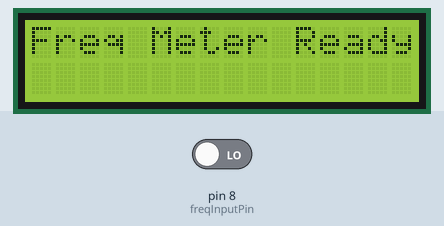
This sketch was run on a simulated Arduino Uno, built with avr-gcc and run on an emulated ATmega328P. On the bench: 16×2 character LCD. Inputs (shaded band) come from the test bench; at power-on: pin 8 (freqInputPin) LOW.

Above: at 0.1 s.
At 3.1 s:
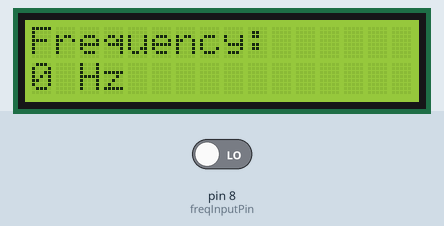

The sketch:

Frequency_meter_I2C.ino
```cpp
#include <Wire.h>                // Library for I2C communication
#include <LiquidCrystal_I2C.h>   // Library for I2C LCD

// Create LCD object
// Parameters: (I2C Address, Columns, Rows)
// Common addresses: 0x27 or 0x3F
LiquidCrystal_I2C lcd(0x27, 16, 2);

// Digital pin connected to Schmitt Trigger output
const int freqInputPin = 8;

void setup() {

    // Initialize LCD
    lcd.init();
    lcd.backlight();

    // Display startup message
    lcd.setCursor(0, 0);
    lcd.print("Freq Meter Ready");
    delay(2000);          // Wait 2 seconds
    lcd.clear();

    // Set frequency input pin as input
    pinMode(freqInputPin, INPUT);
}

void loop() {

    unsigned long pulseCount = 0;        // Stores number of pulses
    unsigned long startTime = millis();  // Record start time

    /*
       Count pulses for exactly 1 second
       Each HIGH-to-LOW transition is counted as one pulse
    */
    while (millis() - startTime < 1000) {

        if (digitalRead(freqInputPin) == HIGH) {

            // Wait until signal goes LOW to avoid double counting
            while (digitalRead(freqInputPin) == HIGH);

            pulseCount++;  // Increment pulse count
        }
    }

    // Display result on LCD
    lcd.setCursor(0, 0);
    lcd.print("Frequency:");

    lcd.setCursor(0, 1);
    lcd.print(pulseCount);   // Frequency in Hz
    lcd.print(" Hz    ");    // Extra spaces clear old digits

    delay(500);  // Refresh display every 500 ms
}
```
